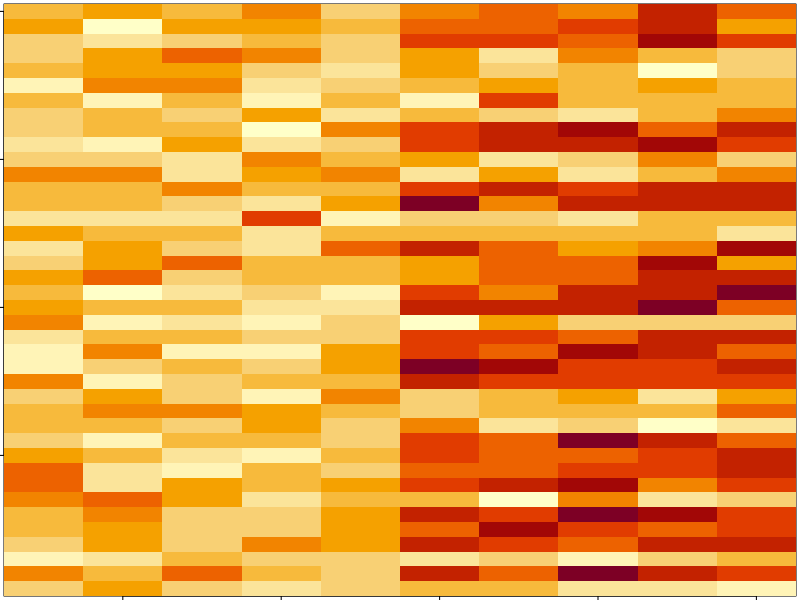
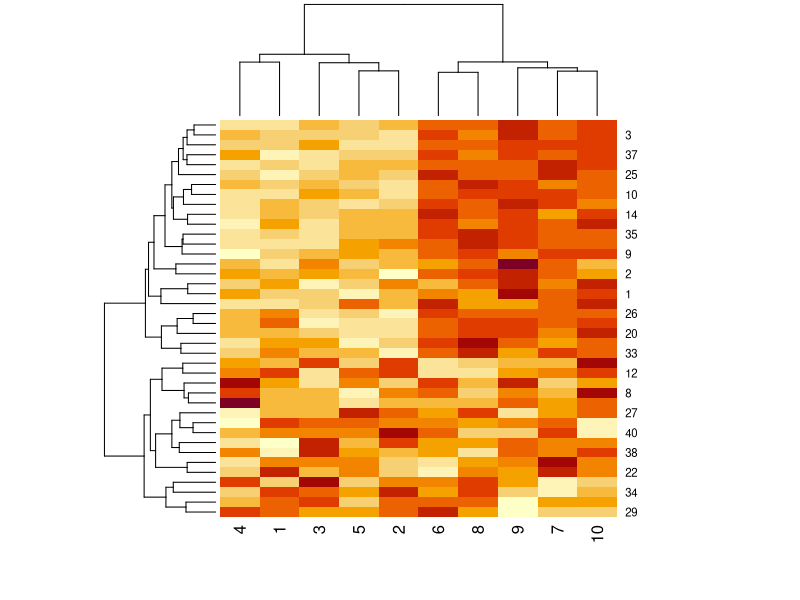

These figures' R source, in order:
set.seed(12345)
par(mar = rep(0.2,4))
dataMatrix <- matrix(rnorm(400), nrow = 40)


#Add a pattern to the data
set.seed(678910)
for(i in 1:40){
  coinFlip <- rbinom(1, size =1, prob=0.5)
  if(coinFlip){
    dataMatrix[i,] <- dataMatrix[i,] + rep(c(0,3), each = 5)
  }
}

image(1:10,1:40,t(dataMatrix)[, nrow(dataMatrix):1])

heatmap(dataMatrix)
